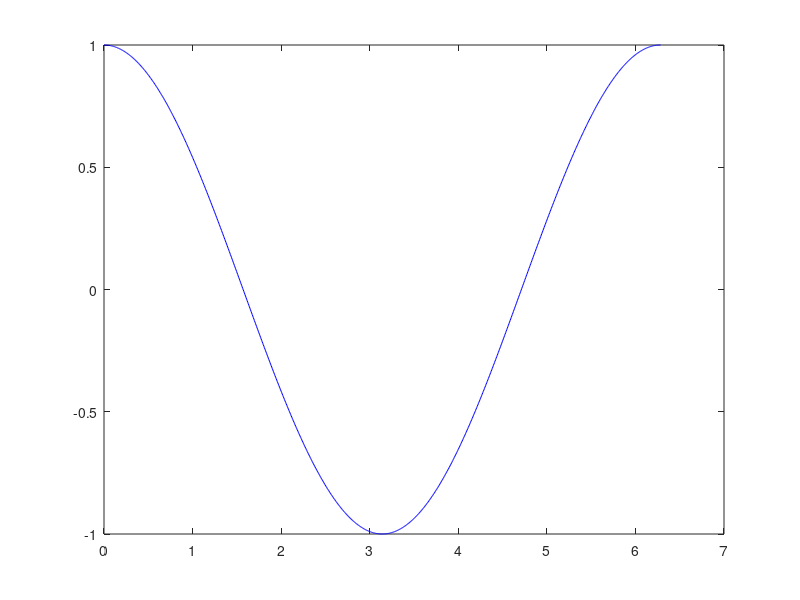

Recreate this plot in MATLAB. (Note: this script raises an error after producing the figure.)
%{
    LA NORMA INFINITA 
    Calculando Derivadas hacia adelante, atras y centradas
    F(X) = sin(X)
    Actividad 1    Ricardo Lopez R. A01066515
%}

function derivadasFISCOMP()

    close all
    errorAdelanteAct = 0;
    errorAdelanteAct2 = 0;
    errorAdelanteAct3 = 0;
    errorAdelanteAct4 = 0;
    errorAdelanteAct5 = 0;
    errorAdelanteAct6= 0;
    
    div = 150;
    
    x2 = linspace(0,2*pi,1000);
    x = linspace(0,2*pi,div);
    f = sin(x);   %declaracion de funcion
    fPrime = cos(x2);
    fPrime2 = @(theta)cos(theta);
    h = x(2) - x(1) ;   % delta x
    disp("h---> "+h);
    n = length(f);
    deriv = zeros(1,n);
    deriv2 = zeros(1,n);
    deriv3 = zeros(1,n);
    deriv4 = zeros(1,n);
    deriv5 = zeros(1,n);
    deriv6 = zeros(1,n);
    
    %Derivadas hacia adelante    
    for i = 1:length(x)
        
        if i <= length(x) -1 
            
            deriv(i) = (f(i+1) - f(i))/h;            
            errorAdelante1 = abs(fPrime2(x(i))-deriv(i));
            errorAdelanteAct = errorAdelanteAct + errorAdelante1 ; 
        end
        
        if i <= length(x) -2 
            
            deriv2(i) = (-f(i+2) + 4*f(i+1) - 3*f(i))/(2*h);            
            errorAdelante2 = abs(fPrime2(x(i))-deriv2(i));
            errorAdelanteAct2 = errorAdelanteAct2 + errorAdelante2 ; 
        end
        
    end
   
   disp("Error hacia adelante con 2 puntos ----> "+errorAdelanteAct);
   disp("Error hacia adelante con 3 puntos ----> "+errorAdelanteAct2);
    
%     deriv(length(x)) = deriv(length(x)-1);
%     deriv2(length(x)-1) = deriv2(length(x)-2);
%     deriv2(length(x)) = deriv(length(x)-1);    
    graficar(x2,fPrime,x,deriv,deriv2,1,"Derivada hacia adelante");

    %Derivadas hacia atras    
    for i = length(x):-1:1
        
        if i >= 2
            deriv3(i) = (f(i) - f(i-1))/h; 
            errorAdelante3 = abs(fPrime2(x(i))-deriv3(i));
            errorAdelanteAct3 = errorAdelanteAct3 + errorAdelante3 ; 
        end
        
        if i >= 3
            deriv4(i) = (3*f(i) - 4*f(i-1) + f(i-2))/(2*h); 
            errorAdelante4 = abs(fPrime2(x(i))-deriv4(i));
            errorAdelanteAct4 = errorAdelanteAct4 + errorAdelante4 ; 
        end
    end   
    
    disp("Error hacia atras con 2 puntos ----> "+errorAdelanteAct3);
    disp("Error hacia atras con 3 puntos ----> "+errorAdelanteAct4);
    graficar(x2,fPrime,x,deriv3,deriv4,3,"Derivada hacia atras");
    
    %Derivadas Centrales    
    for i = 2:length(f)-1         
        
        deriv5(i) = (f(i+1) - f(i-1)) /(2*h);        
        errorAdelante5 = abs(fPrime2(x(i))-deriv5(i));
        errorAdelanteAct5 = errorAdelanteAct5 + errorAdelante5; 

    end
    
    for i = 3:length(f)-2
        
        deriv6(i) = (-f(i+ 2) + 8*f(i+1) - 8*f(i-1) + f(i-2))/(12*h) ;
        errorAdelante6 = abs(fPrime2(x(i))-deriv6(i));
        errorAdelanteAct6 = errorAdelanteAct6 + errorAdelante6 ;        
    end    
    
    disp("Error hacia central con 2 puntos ----> "+errorAdelanteAct5);
    disp("Error hacia central con 3 puntos ----> "+errorAdelanteAct6);
    graficar(x2,fPrime,x,deriv5,deriv6,5,"Derivada Central");

end


function graficar(x2,f,x,deriv,deriv2,num, tit)

    figure (num+1)
    plot(x2,f,'b');
    title(tit+" 3 puntos");
    hold on
    grid on
    plot(x,deriv2,'ro');
    %axis square
    
    figure (num)
    plot(x2,f,'b');
    title(tit+" 2 puntos");
    hold on
    grid on
    plot(x,deriv,'ro');
    %axis square

end